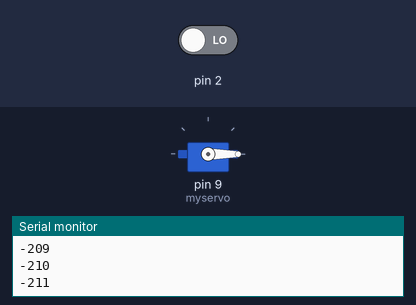
The sketch below on a simulated Arduino Uno, built with avr-gcc and run on an emulated ATmega328P. On the bench: servo, the last lines printed to the serial monitor. The inputs (shaded band) are chosen by the test bench; at power-on: pin 2 LOW.

Above: at 1.2 s.
1.3 s: pin 2 driven HIGH
At 3.13 s:
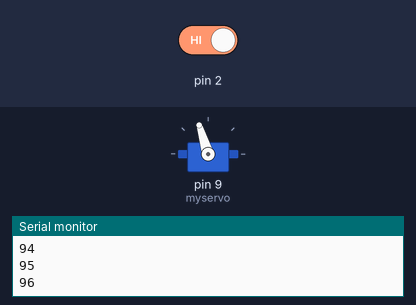
At 4.1 s:
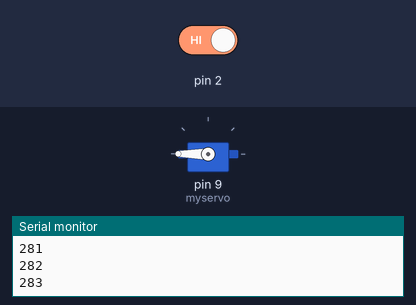
4.3 s: pin 2 driven LOW
At 5.26 s:
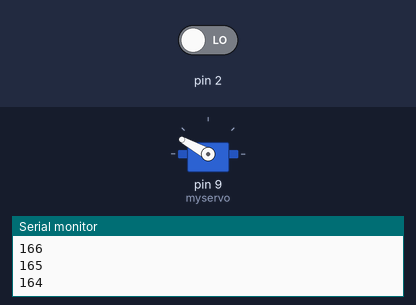
Timing chart, 0 to 7.4 s (numbered marks = the images above; inputs shaded):
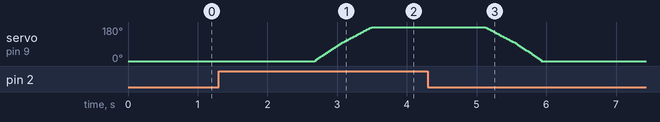

The sketch:

servoButton.ino
```cpp
#include <Servo.h>
int reading;
Servo myservo;

int angle = 0;

void setup() {
  Serial.begin(9600);
  myservo.attach(9);
  pinMode(2, INPUT);
}

void loop() {

  if (digitalRead(2) == 1) {
    angle++;
    //angle = constrain(angle, 0, 179);
  } else {
    angle--;
   // angle = constrain(angle, 0, 179);
  }

  myservo.write(angle);

  Serial.println(angle);

}
```

Measured:
- after the input at 1.3 s, servo on pin 9 (myservo): moves from 0° to 180° over 0.82 s, starting after 1.4 s
